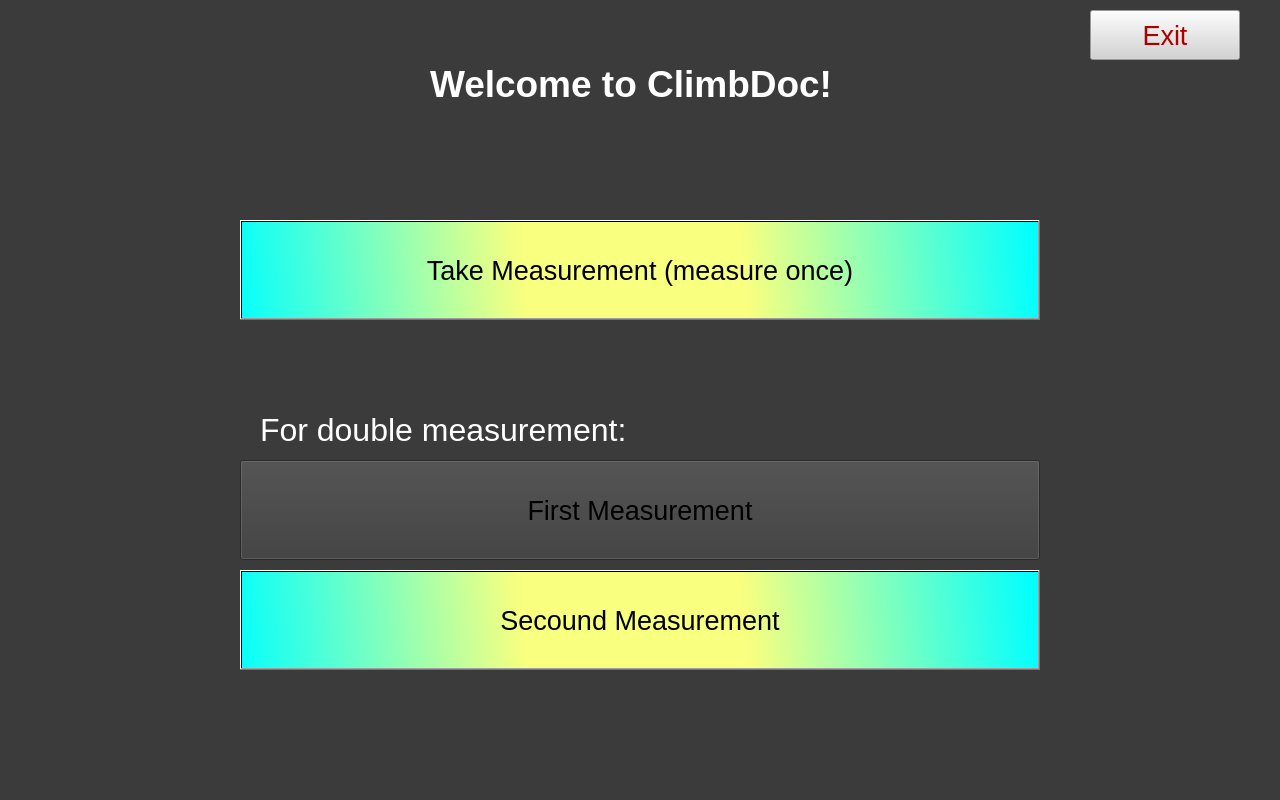
<?xml version="1.0" encoding="UTF-8"?>
<ui version="4.0">
 <class>MainWindow</class>
 <widget class="QMainWindow" name="MainWindow">
  <property name="geometry">
   <rect>
    <x>0</x>
    <y>0</y>
    <width>1280</width>
    <height>800</height>
   </rect>
  </property>
  <property name="windowTitle">
   <string>Climbdoc</string>
  </property>
  <property name="styleSheet">
   <string notr="true">background-color: rgb(59, 59, 59)</string>
  </property>
  <widget class="QWidget" name="centralwidget">
   <widget class="QPushButton" name="pushButton_4">
    <property name="geometry">
     <rect>
      <x>240</x>
      <y>570</y>
      <width>800</width>
      <height>100</height>
     </rect>
    </property>
    <property name="font">
     <font>
      <pointsize>20</pointsize>
     </font>
    </property>
    <property name="styleSheet">
     <string notr="true">background-color: qlineargradient(spread:reflect, x1:0.49162, y1:0.489, x2:1, y2:0.483, stop:0.273743 rgba(249, 255, 127, 255), stop:1 rgba(0, 255, 255, 255));
color: rgb(0, 0, 0)
</string>
    </property>
    <property name="text">
     <string>Secound Measurement</string>
    </property>
   </widget>
   <widget class="QPushButton" name="pushButton_3">
    <property name="geometry">
     <rect>
      <x>240</x>
      <y>460</y>
      <width>800</width>
      <height>100</height>
     </rect>
    </property>
    <property name="font">
     <font>
      <pointsize>20</pointsize>
     </font>
    </property>
    <property name="styleSheet">
     <string notr="true">background-color: qlineargradient(spread:reflect, x1:0.49162, y1:0.489, x2:1, y2:0.483, stop:0.273743 rgba(249, 255, 127, 255), stop:1 rgba(0, 255, 255, 255));\ncolor: rgb(0, 0, 0)\n;
color: rgb(0, 0, 0)
</string>
    </property>
    <property name="text">
     <string>First Measurement</string>
    </property>
   </widget>
   <widget class="QLabel" name="label_2">
    <property name="geometry">
     <rect>
      <x>260</x>
      <y>410</y>
      <width>391</width>
      <height>41</height>
     </rect>
    </property>
    <property name="font">
     <font>
      <pointsize>16</pointsize>
     </font>
    </property>
    <property name="text">
     <string>&lt;html&gt;&lt;head/&gt;&lt;body&gt;&lt;p&gt;&lt;span style=&quot; font-size:24pt; color:#ffffff;&quot;&gt;For double measurement:&lt;/span&gt;&lt;/p&gt;&lt;/body&gt;&lt;/html&gt;</string>
    </property>
   </widget>
   <widget class="QPushButton" name="pushButton_2">
    <property name="geometry">
     <rect>
      <x>240</x>
      <y>220</y>
      <width>800</width>
      <height>100</height>
     </rect>
    </property>
    <property name="sizePolicy">
     <sizepolicy hsizetype="Minimum" vsizetype="Maximum">
      <horstretch>0</horstretch>
      <verstretch>20</verstretch>
     </sizepolicy>
    </property>
    <property name="palette">
     <palette>
      <active>
       <colorrole role="WindowText">
        <brush brushstyle="SolidPattern">
         <color alpha="255">
          <red>0</red>
          <green>0</green>
          <blue>0</blue>
         </color>
        </brush>
       </colorrole>
       <colorrole role="Button">
        <brush brushstyle="LinearGradientPattern">
         <gradient startx="0.491620000000000" starty="0.489000000000000" endx="1.000000000000000" endy="0.483000000000000" type="LinearGradient" spread="ReflectSpread" coordinatemode="ObjectBoundingMode">
          <gradientstop position="0.273743000000000">
           <color alpha="255">
            <red>249</red>
            <green>255</green>
            <blue>127</blue>
           </color>
          </gradientstop>
          <gradientstop position="1.000000000000000">
           <color alpha="255">
            <red>0</red>
            <green>255</green>
            <blue>255</blue>
           </color>
          </gradientstop>
         </gradient>
        </brush>
       </colorrole>
       <colorrole role="Text">
        <brush brushstyle="SolidPattern">
         <color alpha="255">
          <red>0</red>
          <green>0</green>
          <blue>0</blue>
         </color>
        </brush>
       </colorrole>
       <colorrole role="ButtonText">
        <brush brushstyle="SolidPattern">
         <color alpha="255">
          <red>0</red>
          <green>0</green>
          <blue>0</blue>
         </color>
        </brush>
       </colorrole>
       <colorrole role="Base">
        <brush brushstyle="LinearGradientPattern">
         <gradient startx="0.491620000000000" starty="0.489000000000000" endx="1.000000000000000" endy="0.483000000000000" type="LinearGradient" spread="ReflectSpread" coordinatemode="ObjectBoundingMode">
          <gradientstop position="0.273743000000000">
           <color alpha="255">
            <red>249</red>
            <green>255</green>
            <blue>127</blue>
           </color>
          </gradientstop>
          <gradientstop position="1.000000000000000">
           <color alpha="255">
            <red>0</red>
            <green>255</green>
            <blue>255</blue>
           </color>
          </gradientstop>
         </gradient>
        </brush>
       </colorrole>
       <colorrole role="Window">
        <brush brushstyle="LinearGradientPattern">
         <gradient startx="0.491620000000000" starty="0.489000000000000" endx="1.000000000000000" endy="0.483000000000000" type="LinearGradient" spread="ReflectSpread" coordinatemode="ObjectBoundingMode">
          <gradientstop position="0.273743000000000">
           <color alpha="255">
            <red>249</red>
            <green>255</green>
            <blue>127</blue>
           </color>
          </gradientstop>
          <gradientstop position="1.000000000000000">
           <color alpha="255">
            <red>0</red>
            <green>255</green>
            <blue>255</blue>
           </color>
          </gradientstop>
         </gradient>
        </brush>
       </colorrole>
       <colorrole role="PlaceholderText">
        <brush brushstyle="SolidPattern">
         <color alpha="255">
          <red>0</red>
          <green>0</green>
          <blue>0</blue>
         </color>
        </brush>
       </colorrole>
      </active>
      <inactive>
       <colorrole role="WindowText">
        <brush brushstyle="SolidPattern">
         <color alpha="255">
          <red>0</red>
          <green>0</green>
          <blue>0</blue>
         </color>
        </brush>
       </colorrole>
       <colorrole role="Button">
        <brush brushstyle="LinearGradientPattern">
         <gradient startx="0.491620000000000" starty="0.489000000000000" endx="1.000000000000000" endy="0.483000000000000" type="LinearGradient" spread="ReflectSpread" coordinatemode="ObjectBoundingMode">
          <gradientstop position="0.273743000000000">
           <color alpha="255">
            <red>249</red>
            <green>255</green>
            <blue>127</blue>
           </color>
          </gradientstop>
          <gradientstop position="1.000000000000000">
           <color alpha="255">
            <red>0</red>
            <green>255</green>
            <blue>255</blue>
           </color>
          </gradientstop>
         </gradient>
        </brush>
       </colorrole>
       <colorrole role="Text">
        <brush brushstyle="SolidPattern">
         <color alpha="255">
          <red>0</red>
          <green>0</green>
          <blue>0</blue>
         </color>
        </brush>
       </colorrole>
       <colorrole role="ButtonText">
        <brush brushstyle="SolidPattern">
         <color alpha="255">
          <red>0</red>
          <green>0</green>
          <blue>0</blue>
         </color>
        </brush>
       </colorrole>
       <colorrole role="Base">
        <brush brushstyle="LinearGradientPattern">
         <gradient startx="0.491620000000000" starty="0.489000000000000" endx="1.000000000000000" endy="0.483000000000000" type="LinearGradient" spread="ReflectSpread" coordinatemode="ObjectBoundingMode">
          <gradientstop position="0.273743000000000">
           <color alpha="255">
            <red>249</red>
            <green>255</green>
            <blue>127</blue>
           </color>
          </gradientstop>
          <gradientstop position="1.000000000000000">
           <color alpha="255">
            <red>0</red>
            <green>255</green>
            <blue>255</blue>
           </color>
          </gradientstop>
         </gradient>
        </brush>
       </colorrole>
       <colorrole role="Window">
        <brush brushstyle="LinearGradientPattern">
         <gradient startx="0.491620000000000" starty="0.489000000000000" endx="1.000000000000000" endy="0.483000000000000" type="LinearGradient" spread="ReflectSpread" coordinatemode="ObjectBoundingMode">
          <gradientstop position="0.273743000000000">
           <color alpha="255">
            <red>249</red>
            <green>255</green>
            <blue>127</blue>
           </color>
          </gradientstop>
          <gradientstop position="1.000000000000000">
           <color alpha="255">
            <red>0</red>
            <green>255</green>
            <blue>255</blue>
           </color>
          </gradientstop>
         </gradient>
        </brush>
       </colorrole>
       <colorrole role="PlaceholderText">
        <brush brushstyle="SolidPattern">
         <color alpha="255">
          <red>0</red>
          <green>0</green>
          <blue>0</blue>
         </color>
        </brush>
       </colorrole>
      </inactive>
      <disabled>
       <colorrole role="WindowText">
        <brush brushstyle="SolidPattern">
         <color alpha="255">
          <red>0</red>
          <green>0</green>
          <blue>0</blue>
         </color>
        </brush>
       </colorrole>
       <colorrole role="Button">
        <brush brushstyle="LinearGradientPattern">
         <gradient startx="0.491620000000000" starty="0.489000000000000" endx="1.000000000000000" endy="0.483000000000000" type="LinearGradient" spread="ReflectSpread" coordinatemode="ObjectBoundingMode">
          <gradientstop position="0.273743000000000">
           <color alpha="255">
            <red>249</red>
            <green>255</green>
            <blue>127</blue>
           </color>
          </gradientstop>
          <gradientstop position="1.000000000000000">
           <color alpha="255">
            <red>0</red>
            <green>255</green>
            <blue>255</blue>
           </color>
          </gradientstop>
         </gradient>
        </brush>
       </colorrole>
       <colorrole role="Text">
        <brush brushstyle="SolidPattern">
         <color alpha="255">
          <red>0</red>
          <green>0</green>
          <blue>0</blue>
         </color>
        </brush>
       </colorrole>
       <colorrole role="ButtonText">
        <brush brushstyle="SolidPattern">
         <color alpha="255">
          <red>0</red>
          <green>0</green>
          <blue>0</blue>
         </color>
        </brush>
       </colorrole>
       <colorrole role="Base">
        <brush brushstyle="LinearGradientPattern">
         <gradient startx="0.491620000000000" starty="0.489000000000000" endx="1.000000000000000" endy="0.483000000000000" type="LinearGradient" spread="ReflectSpread" coordinatemode="ObjectBoundingMode">
          <gradientstop position="0.273743000000000">
           <color alpha="255">
            <red>249</red>
            <green>255</green>
            <blue>127</blue>
           </color>
          </gradientstop>
          <gradientstop position="1.000000000000000">
           <color alpha="255">
            <red>0</red>
            <green>255</green>
            <blue>255</blue>
           </color>
          </gradientstop>
         </gradient>
        </brush>
       </colorrole>
       <colorrole role="Window">
        <brush brushstyle="LinearGradientPattern">
         <gradient startx="0.491620000000000" starty="0.489000000000000" endx="1.000000000000000" endy="0.483000000000000" type="LinearGradient" spread="ReflectSpread" coordinatemode="ObjectBoundingMode">
          <gradientstop position="0.273743000000000">
           <color alpha="255">
            <red>249</red>
            <green>255</green>
            <blue>127</blue>
           </color>
          </gradientstop>
          <gradientstop position="1.000000000000000">
           <color alpha="255">
            <red>0</red>
            <green>255</green>
            <blue>255</blue>
           </color>
          </gradientstop>
         </gradient>
        </brush>
       </colorrole>
       <colorrole role="PlaceholderText">
        <brush brushstyle="SolidPattern">
         <color alpha="255">
          <red>0</red>
          <green>0</green>
          <blue>0</blue>
         </color>
        </brush>
       </colorrole>
      </disabled>
     </palette>
    </property>
    <property name="font">
     <font>
      <pointsize>20</pointsize>
     </font>
    </property>
    <property name="styleSheet">
     <string notr="true">background-color: qlineargradient(spread:reflect, x1:0.49162, y1:0.489, x2:1, y2:0.483, stop:0.273743 rgba(249, 255, 127, 255), stop:1 rgba(0, 255, 255, 255));
color: rgb(0, 0, 0)
</string>
    </property>
    <property name="locale">
     <locale language="English" country="Germany"/>
    </property>
    <property name="text">
     <string>Take Measurement (measure once)</string>
    </property>
   </widget>
   <widget class="QLabel" name="label">
    <property name="geometry">
     <rect>
      <x>430</x>
      <y>60</y>
      <width>420</width>
      <height>50</height>
     </rect>
    </property>
    <property name="palette">
     <palette>
      <active>
       <colorrole role="Button">
        <brush brushstyle="SolidPattern">
         <color alpha="255">
          <red>59</red>
          <green>59</green>
          <blue>59</blue>
         </color>
        </brush>
       </colorrole>
       <colorrole role="Base">
        <brush brushstyle="SolidPattern">
         <color alpha="255">
          <red>59</red>
          <green>59</green>
          <blue>59</blue>
         </color>
        </brush>
       </colorrole>
       <colorrole role="Window">
        <brush brushstyle="SolidPattern">
         <color alpha="255">
          <red>59</red>
          <green>59</green>
          <blue>59</blue>
         </color>
        </brush>
       </colorrole>
      </active>
      <inactive>
       <colorrole role="Button">
        <brush brushstyle="SolidPattern">
         <color alpha="255">
          <red>59</red>
          <green>59</green>
          <blue>59</blue>
         </color>
        </brush>
       </colorrole>
       <colorrole role="Base">
        <brush brushstyle="SolidPattern">
         <color alpha="255">
          <red>59</red>
          <green>59</green>
          <blue>59</blue>
         </color>
        </brush>
       </colorrole>
       <colorrole role="Window">
        <brush brushstyle="SolidPattern">
         <color alpha="255">
          <red>59</red>
          <green>59</green>
          <blue>59</blue>
         </color>
        </brush>
       </colorrole>
      </inactive>
      <disabled>
       <colorrole role="Button">
        <brush brushstyle="SolidPattern">
         <color alpha="255">
          <red>59</red>
          <green>59</green>
          <blue>59</blue>
         </color>
        </brush>
       </colorrole>
       <colorrole role="Base">
        <brush brushstyle="SolidPattern">
         <color alpha="255">
          <red>59</red>
          <green>59</green>
          <blue>59</blue>
         </color>
        </brush>
       </colorrole>
       <colorrole role="Window">
        <brush brushstyle="SolidPattern">
         <color alpha="255">
          <red>59</red>
          <green>59</green>
          <blue>59</blue>
         </color>
        </brush>
       </colorrole>
      </disabled>
     </palette>
    </property>
    <property name="font">
     <font>
      <pointsize>25</pointsize>
     </font>
    </property>
    <property name="text">
     <string>&lt;html&gt;&lt;head/&gt;&lt;body&gt;&lt;p&gt;&lt;span style=&quot; font-size:28pt; font-weight:700; color:#ffffff;&quot;&gt;Welcome to ClimbDoc! &lt;/span&gt;&lt;/p&gt;&lt;/body&gt;&lt;/html&gt;</string>
    </property>
   </widget>
   <widget class="QPushButton" name="pushButton">
    <property name="geometry">
     <rect>
      <x>1090</x>
      <y>10</y>
      <width>150</width>
      <height>50</height>
     </rect>
    </property>
    <property name="font">
     <font>
      <pointsize>20</pointsize>
     </font>
    </property>
    <property name="styleSheet">
     <string notr="true">background-color: rgb(211, 211, 211);
color: rgb(170, 0, 0);
</string>
    </property>
    <property name="text">
     <string>Exit</string>
    </property>
   </widget>
  </widget>
  <widget class="QMenuBar" name="menubar">
   <property name="geometry">
    <rect>
     <x>0</x>
     <y>0</y>
     <width>1280</width>
     <height>21</height>
    </rect>
   </property>
  </widget>
  <widget class="QStatusBar" name="statusbar"/>
 </widget>
 <resources/>
 <connections/>
</ui>
